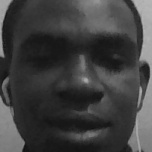
#> input picture 5.jpg, 152 x 152 px
$ python -i face_detect.py   (imports and definitions only)
#> lines starting #> are read from the running program, lines starting #| are printed output that depends on the picture
import cv2

def detect_simple_image(path):

#> called with path = '5.jpg'
    face_cascade = cv2.CascadeClassifier("haarcascades/haarcascade_frontalface_default.xml")

    image = cv2.imread(path)
#> image is the input picture: shape (152, 152, 3); min 15, max 182, mean 63.7
    resize_image = cv2.resize(image, (int(image.shape[1]/2), int(image.shape[0]/2)))

    gray_image = cv2.cvtColor(resize_image, cv2.COLOR_BGR2GRAY)

    faces = face_cascade.detectMultiScale(gray_image, scaleFactor=1.05, minNeighbors=5)
#> faces = [[8, 4, 67, 67]]
    i = 0
    for x,y,w,h in faces:
        image = cv2.rectangle(resize_image, (x,y), (x+w, y+h), (0,255,0), 3)
        i += 1
#> this loop made 1 pass
#> (x, y, w, h, i) on pass 1: (8, 4, 67, 67, 1)
#> pass 1, in detect_simple_image, `image = cv2.rectangle(resize_image, (x,y), (x+w, y+h), (0,255,0), 3)`:
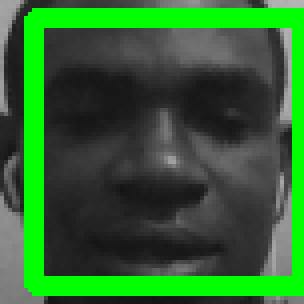
#> image: shape (76, 76, 3) (shown 4 times larger); mean B, G, R 47.6, 100.1, 47.6
#> after the loop, i = 1

    print(" sur cette image il'ya ",i," faces")
#|  sur cette image il'ya  1  faces
    cv2.imshow("Detect",image)
    cv2.waitKey(0)


# fonction qui permet de detecter la face a partir de la camera du pc
def detect_by_video_capture():

    # chargement du fichier cascade
    face_cascade = cv2.CascadeClassifier("haarcascades/haarcascade_frontalface_default.xml")

    # ouverture de la camera
    video = cv2.VideoCapture(0) #0 est pour le webcam du pc; si c'etait une camera externe on mettra 1

    while True:

        _,img = video.read() #lecture de chaque image renvoyée par la webcam
        gray = cv2.cvtColor(img, cv2.COLOR_BGR2GRAY)

        # detection des points qui correspond a une face
        faces = face_cascade.detectMultiScale(gray, 1.1, 4)

        for(x, y, w, h) in faces:
            # place du rectangle vert sur la face detecter
            cv2.rectangle(img, (x, y), (x+w, y+h), (255, 0, 0), 2)

        #affichage du resultat
        cv2.imshow("vide capture", img)
        k =cv2.waitKey(30)
        if k == 27:
            break

    video.release()

>>> result = detect_simple_image('5.jpg')

$ run again, on ma_face.jpg
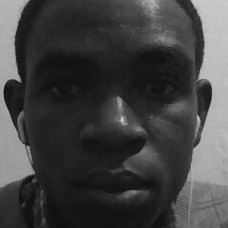
#> input picture ma_face.jpg, 228 x 228 px
#> in detect_simple_image, image is the input picture: shape (228, 228, 3); min 13, max 203, mean 66
#> faces = [[11, 13, 94, 94]]
#> the loop in detect_simple_image, `for x,y,w,h in faces:` made 1 pass
#> (x, y, w, h, i) on pass 1: (11, 13, 94, 94, 1)
#> pass 1, in detect_simple_image, `image = cv2.rectangle(resize_image, (x,y), (x+w, y+h), (0,255,0), 3)`:
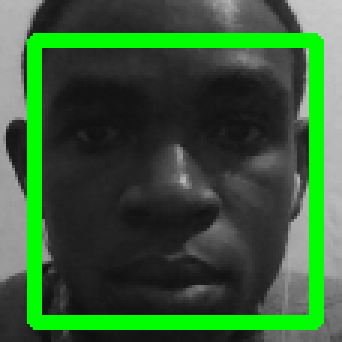
#> image: shape (114, 114, 3) (shown 3 times larger); mean B, G, R 54.6, 91.3, 54.6
#> after the loop in detect_simple_image, `for x,y,w,h in faces:`: i = 1
#|  sur cette image il'ya  1  faces
